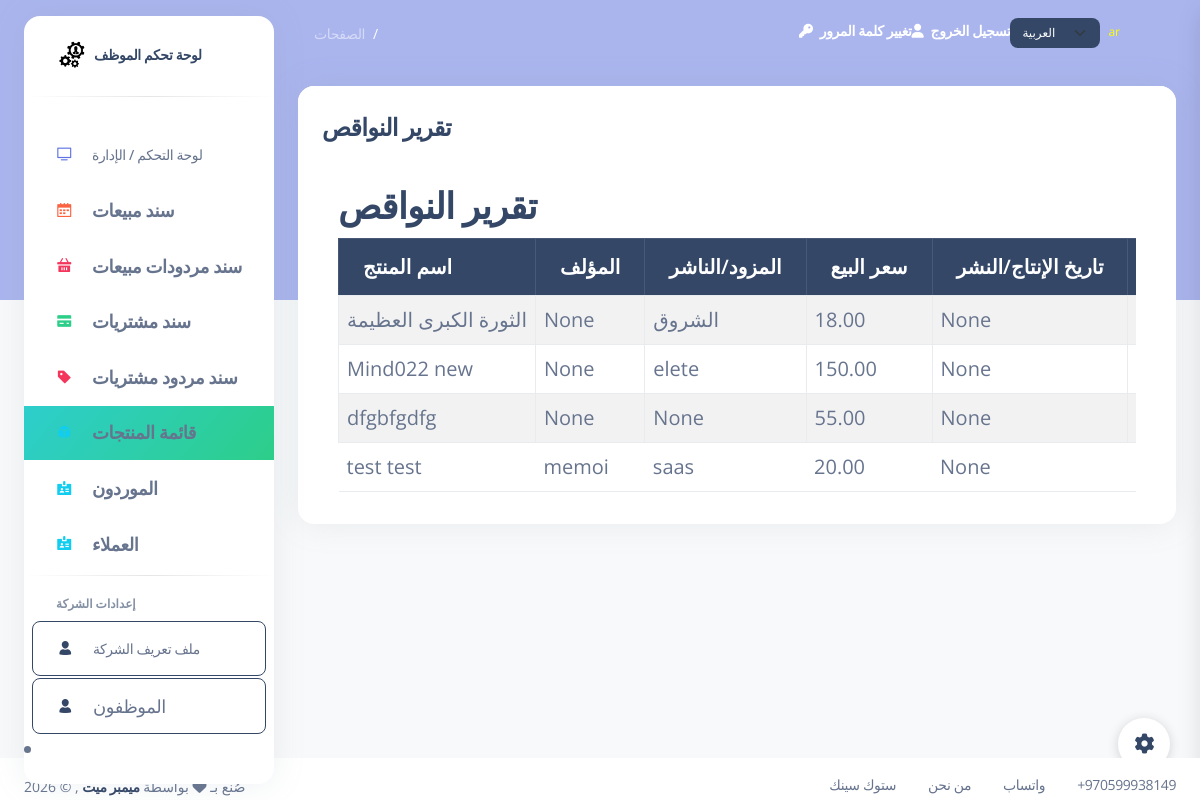
The app's page /empty_products_report/, older data.
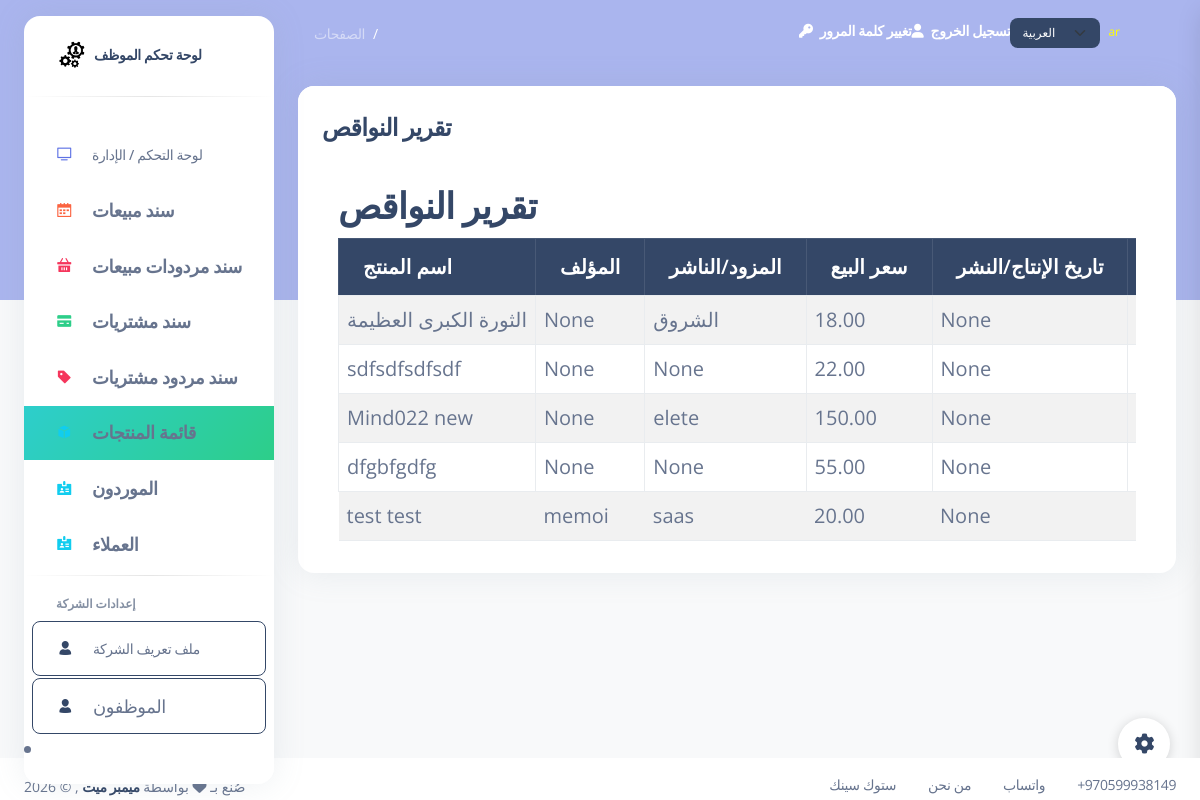
The same page, newer data.
### my_app/models.py (models this page shows, shortened)
class Product(models.Model):
    product_name = models.CharField(max_length=255)
    quantity = models.IntegerField(default=0)
    purchasing_price = models.DecimalField(max_digits=6, decimal_places=2)
    sale_price = models.DecimalField(max_digits=6, decimal_places=2, null=True, blank=True)
    category = models.CharField(max_length=100, blank=True, null=True)
    expiry_date = models.DateField(blank=True, null=True)
    isbn = models.CharField(max_length=32, unique=True , null=True, blank=True)
    production_date = models.DateField(blank=True, null=True)
    author = models.CharField(max_length=255, blank=True, null=True)
    supplier = models.CharField(max_length=255, blank=True, null=True)#publisher
    employee = models.ForeignKey(Employee, related_name="products", on_delete=models.CASCADE, null=True, blank=True)
    created_at = models.DateTimeField(auto_now_add=True)
    updated_at = models.DateTimeField(auto_now=True)
    objects = ProductManager()

### my_app/views.py (the view)
# urls.py: path('empty_products_report/', views.empty_products_report, name='empty_products_report'),
def empty_products_report(request):
    products = models.Product.objects.filter(quantity=0)
    context = {
        'products': products,
    }
    return render(request, 'empty_products_report.html', context)

### my_app/templates/empty_products_report.html
{% extends 'layouts/base.html' %}
{% load i18n %}
{% block content %}
  <div class="card mb-4" id="printableTable">
    <div class="card-header pb-0">
      <h4 class="mb-0">{% trans "Empty Products Report" %}</h4>
    </div>
    <div class="card-body">
      <div class="container mt-4">
        <h2>{% trans "Empty Products Report" %}</h2>
        <div class="table-responsive p-0">
            <table class="table table-striped table-bordered">
              <thead class="table-dark">
                <tr>
                    <th>{% trans "Product Name" %}</th>
                    <th>{% trans "Author" %}</th>
                <th>{% trans "Supplier/Publisher" %}</th>
                <th>{% trans "Sale Price" %}</th>
                <th>{% trans "Production Date" %}</th>
                <th>{% trans "Quantity" %}</th>
            </tr>
        </thead>
        <tbody>
            {% for product in products %}
            <tr>
                <td>{{ product.product_name }}</td>
                <td>{{ product.author }}</td>
                <td>{{ product.supplier }}</td>
                <td>{{ product.sale_price }}</td>
                <td>{{ product.production_date }}</td>
                <td>{{ product.quantity }}</td>
            </tr>
            {% endfor %}
        </tbody>
    </table>
    </div>
      </div>
{% endblock %}

Row changes from the older to the newer data that the page shows:
now on this page (row edited): Product: product_name "sdfsdfsdfsdf", author "None", supplier "None", sale_price "22.00", production_date "None"
